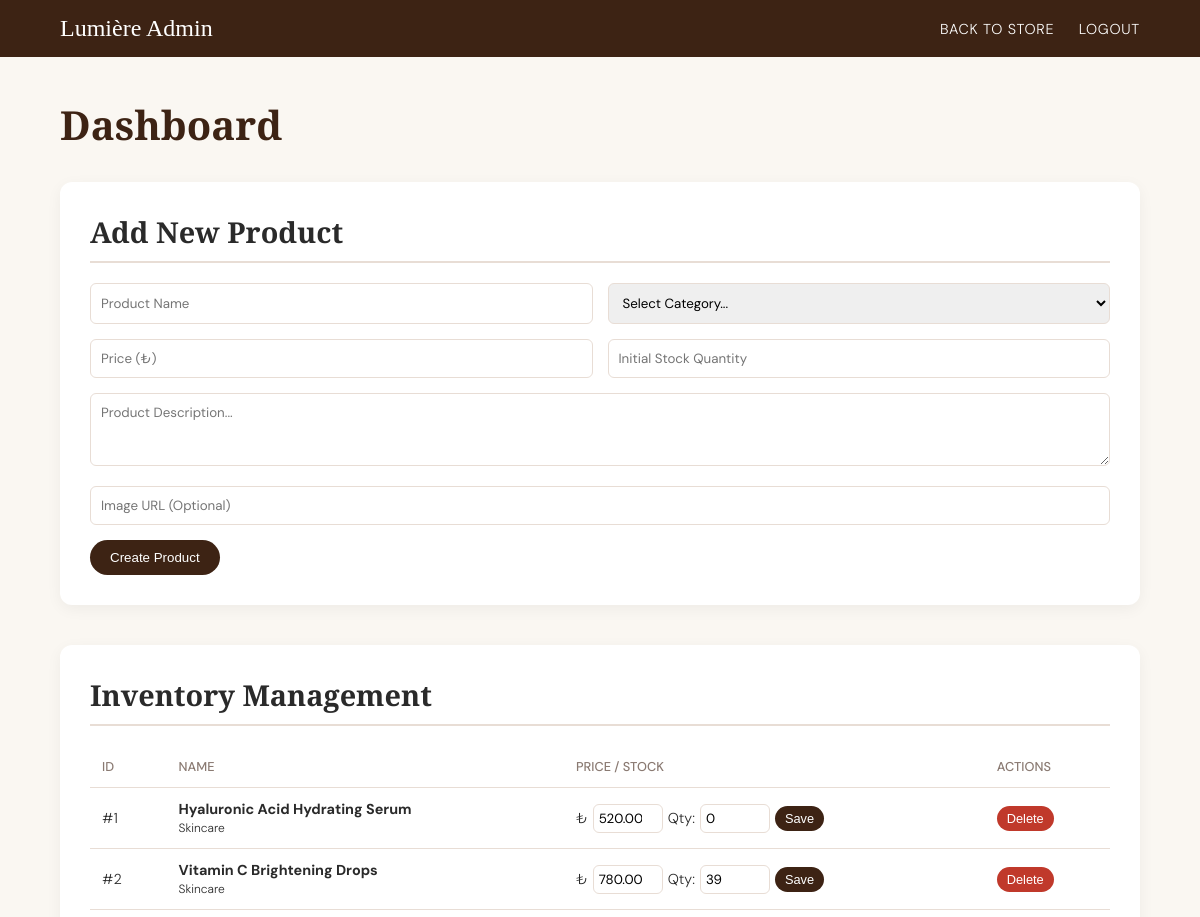
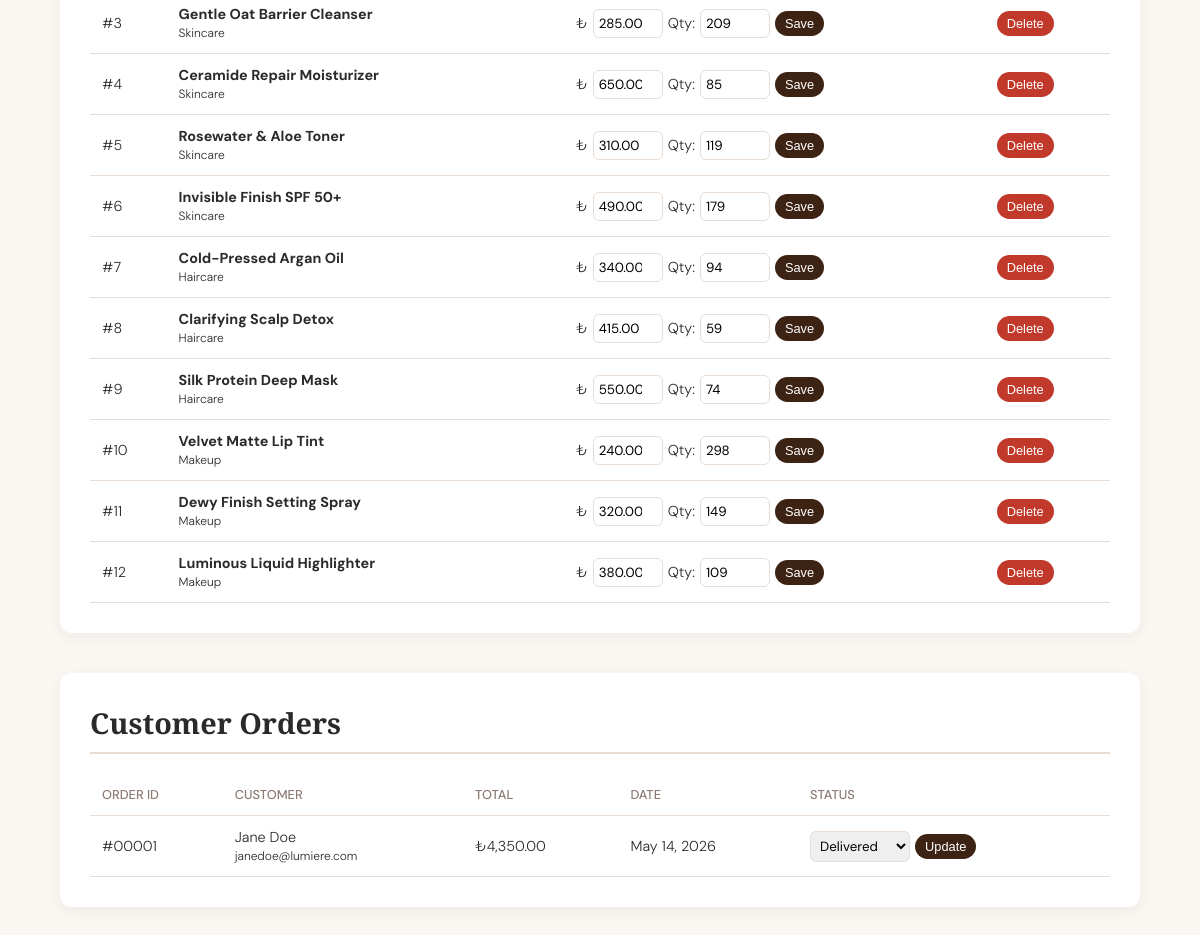
Page /admin/dashboard.php (signed in) on the committed database (2 pictures, top to bottom).
### tables this page shows
CREATE TABLE `products` (
  `product_id` int(11) NOT NULL,
  `name` varchar(100) NOT NULL,
  `category` varchar(50) NOT NULL,
  `description` text DEFAULT NULL,
  `price` decimal(10,2) NOT NULL,
  `stock_quantity` int(11) NOT NULL,
  `image_url` varchar(255) DEFAULT NULL,
  `created_at` timestamp NOT NULL DEFAULT current_timestamp()
);

CREATE TABLE `orders` (
  `order_id` int(11) NOT NULL,
  `user_id` int(11) NOT NULL,
  `total_amount` decimal(10,2) NOT NULL,
  `status` varchar(50) DEFAULT 'pending',
  `created_at` timestamp NOT NULL DEFAULT current_timestamp()
);

CREATE TABLE `users` (
  `user_id` int(11) NOT NULL,
  `first_name` varchar(50) NOT NULL,
  `last_name` varchar(50) NOT NULL,
  `email` varchar(100) NOT NULL,
  `password_hash` varchar(255) NOT NULL,
  `role` varchar(20) DEFAULT 'customer',
  `created_at` timestamp NOT NULL DEFAULT current_timestamp()
);

### admin/dashboard.php (the view, shortened to what this page needs)
<?php
require_once '../db_connect.php';
$products_res = $conn->query("SELECT * FROM Products ORDER BY created_at DESC");
$orders_res = $conn->query("
    SELECT o.order_id, o.total_amount, o.status, o.created_at,
           u.first_name, u.last_name, u.email
    FROM orders o
    JOIN Users u ON o.user_id = u.user_id
    ORDER BY o.created_at DESC
");
?>
<!DOCTYPE html>
<html lang="en">
<head>
</head>
<body>
<nav>
    <div class="nav-logo">Lumière Admin</div>
    <div>
        <a href="../index.php" style="margin-right: 20px;">Back to Store</a>
        <a href="../logout.php">Logout</a>
    </div>
</nav>
<div class="container">
    <h1>Dashboard</h1>
    <div class="section-card">
        <h2>Add New Product</h2>
        <form method="POST">
            <div class="form-grid">
                <input type="text" name="name" placeholder="Product Name" required>
                <select name="category" required>
                    <option value="">Select Category...</option>
                </select>
                <input type="number" step="0.01" name="price" placeholder="Price (₺)" required>
                <input type="number" name="stock_quantity" placeholder="Initial Stock Quantity" required>
            </div>
            <textarea name="description" placeholder="Product Description..." rows="3" required style="margin-bottom:15px;"></textarea>
            <input type="text" name="image_url" placeholder="Image URL (Optional)" style="margin-bottom:15px;">
            <button type="submit">Create Product</button>
        </form>
    </div>
    <div class="section-card">
        <h2>Inventory Management</h2>
        <table>
            <tr>
                <th>ID</th>
                <th>Name</th>
                <th>Price / Stock</th>
                <th>Actions</th>
            </tr>
            <?php while($prod = $products_res->fetch_assoc()): ?>
            <tr>
                <td>#<?= $prod['product_id'] ?></td>
                <td><strong><?= htmlspecialchars($prod['name']) ?></strong><br><small><?= $prod['category'] ?></small></td>
                <td>
                    <form method="POST" class="inline-form">
                        ₺<input type="number" step="0.01" name="price" class="inline-input" value="<?= $prod['price'] ?>">
                        Qty: <input type="number" name="stock_quantity" class="inline-input" value="<?= $prod['stock_quantity'] ?>">
                        <button type="submit" style="padding: 5px 10px; font-size: 0.8rem;">Save</button>
                    </form>
                </td>
                <td>
                    <form method="POST" onsubmit="return confirm('Are you sure you want to delete this product?');">
                        <button type="submit" class="btn-danger" style="padding: 5px 10px; font-size: 0.8rem;">Delete</button>
                    </form>
                </td>
            </tr>
            <?php endwhile; ?>
        </table>
    </div>
    <div class="section-card">
        <h2>Customer Orders</h2>
        <table>
            <tr>
                <th>Order ID</th>
                <th>Customer</th>
                <th>Total</th>
                <th>Date</th>
                <th>Status</th>
            </tr>
            <?php while($order = $orders_res->fetch_assoc()): ?>
            <tr>
                <td>#<?= str_pad($order['order_id'], 5, '0', STR_PAD_LEFT) ?></td>
                <td><?= htmlspecialchars($order['first_name'] . ' ' . $order['last_name']) ?><br><small><?= htmlspecialchars($order['email']) ?></small></td>
                <td>₺<?= number_format($order['total_amount'], 2) ?></td>
                <td><?= date('M j, Y', strtotime($order['created_at'])) ?></td>
                <td>
                    <form method="POST" class="inline-form">
                        <select name="status" style="width:100px; padding:5px;">
                            <option value="delivered" <?= $order['status'] === 'delivered' ? 'selected' : '' ?>>Delivered</option>
                        </select>
                        <button type="submit" style="padding: 5px 10px; font-size: 0.8rem;">Update</button>
                    </form>
                </td>
            </tr>
            <?php endwhile; ?>
        </table>
    </div>
</div>
</body>
</html>

### admin/dashboard.php (style rules this page uses)
:root { --cream: #faf7f2; --warm-white: #f5f0e8; --blush: #e8c4b0; --terracotta: #c07a5a; --deep-brown: #3d2314; --charcoal: #2a2a2a; --text-muted: #8a7a72; --border: #e8ddd5; --success: #5a8a6a; --danger: #c0392b; --font-display: 'Cormorant Garamond', serif; --font-body: 'DM Sans', sans-serif; --radius: 12px; }
*, *::before, *::after { box-sizing: border-box; margin: 0; padding: 0; }
body { background: var(--cream); color: var(--charcoal); font-family: var(--font-body); font-weight: 300; }
nav { background: var(--deep-brown); color: white; padding: 15px 5%; display: flex; justify-content: space-between; align-items: center; }
nav a { color: white; text-decoration: none; font-size: 0.9rem; text-transform: uppercase; letter-spacing: 0.05em; }
.nav-logo { font-family: var(--font-display); font-size: 1.5rem; }
.container { max-width: 1200px; margin: 40px auto; padding: 0 5%; }
h1 { font-family: var(--font-display); font-size: 2.5rem; color: var(--deep-brown); margin-bottom: 30px; }
h2 { font-family: var(--font-display); font-size: 1.8rem; border-bottom: 2px solid var(--border); padding-bottom: 10px; margin-bottom: 20px; }
.section-card { background: white; padding: 30px; border-radius: var(--radius); box-shadow: 0 4px 15px rgba(0,0,0,0.05); margin-bottom: 40px; }
.form-grid { display: grid; grid-template-columns: 1fr 1fr; gap: 15px; margin-bottom: 15px; }
input, select, textarea { width: 100%; padding: 10px; border: 1px solid var(--border); border-radius: 6px; font-family: var(--font-body); }
button { background: var(--deep-brown); color: white; border: none; padding: 10px 20px; border-radius: 50px; cursor: pointer; transition: 0.3s; }
.btn-danger { background: var(--danger); }
table { width: 100%; border-collapse: collapse; margin-top: 10px; }
th, td { text-align: left; padding: 12px; border-bottom: 1px solid var(--border); font-size: 0.9rem; }
th { color: var(--text-muted); font-weight: 500; text-transform: uppercase; font-size: 0.8rem; }
.inline-form { display: flex; gap: 5px; align-items: center; }
.inline-input { width: 70px; padding: 5px; }

### rows in the picture
products: product_id "1", name "Hyaluronic Acid Hydrating Serum", category "Skincare", price "520.00", stock_quantity "0"
products: product_id "2", name "Vitamin C Brightening Drops", category "Skincare", price "780.00", stock_quantity "39"
products: product_id "3", name "Gentle Oat Barrier Cleanser", category "Skincare", price "285.00", stock_quantity "209"
products: product_id "4", name "Ceramide Repair Moisturizer", category "Skincare", price "650.00", stock_quantity "85"
products: product_id "5", name "Rosewater & Aloe Toner", category "Skincare", price "310.00", stock_quantity "119"
products: product_id "6", name "Invisible Finish SPF 50+", category "Skincare", price "490.00", stock_quantity "179"
products: product_id "7", name "Cold-Pressed Argan Oil", category "Haircare", price "340.00", stock_quantity "94"
products: product_id "8", name "Clarifying Scalp Detox", category "Haircare", price "415.00", stock_quantity "59"
products: product_id "9", name "Silk Protein Deep Mask", category "Haircare", price "550.00", stock_quantity "74"
products: product_id "10", name "Velvet Matte Lip Tint", category "Makeup", price "240.00", stock_quantity "298"
products: product_id "11", name "Dewy Finish Setting Spray", category "Makeup", price "320.00", stock_quantity "149"
products: product_id "12", name "Luminous Liquid Highlighter", category "Makeup", price "380.00", stock_quantity "109"
orders: order_id "00001", user.last_name "Jane Doe", user.email "janedoe@lumiere.com", total_amount "4,350.00", created_at "May 14, 2026", status "Delivered"
